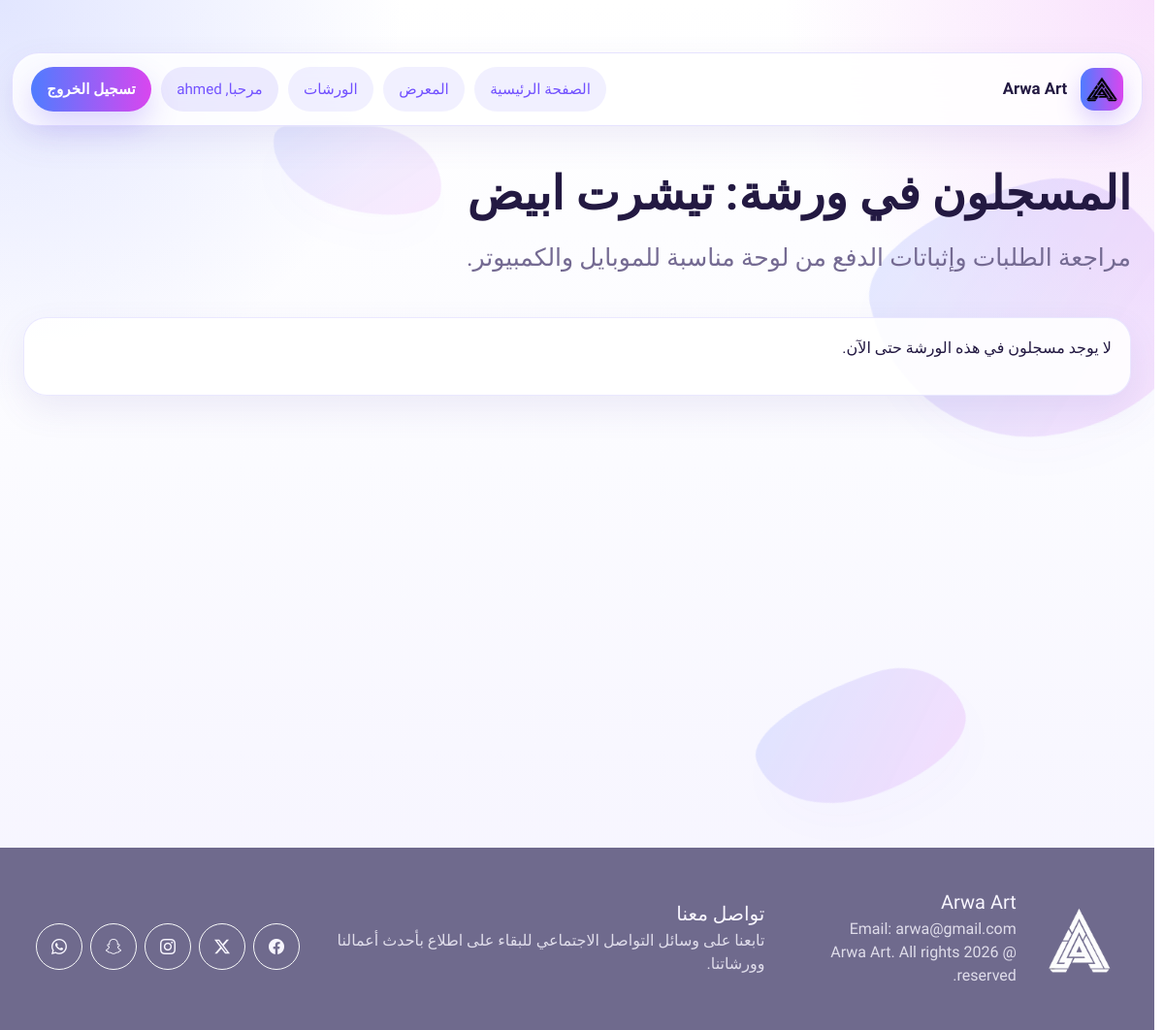
Page /workshop/1/registrations/ (signed in) on the earlier database version.
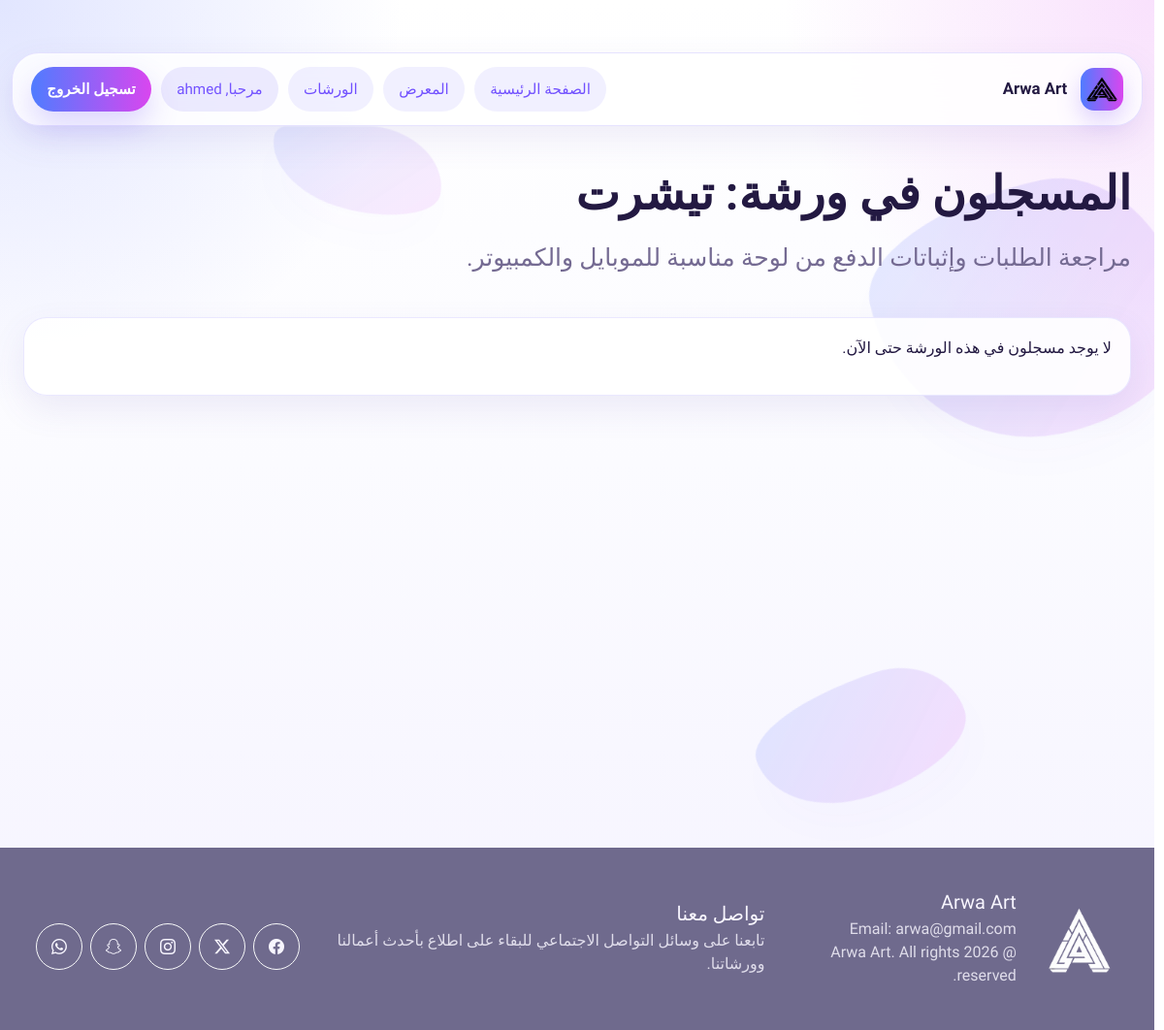
Same page on the later database version.
### workshop/models.py (models this page shows, shortened)
class Workshop(models.Model):
    STATUS_CHOICES = [
        ("open", "متاح للتسجيل"),
        ("closed", "مغلقة"),
        ("ended", "منتهية"),
        ("cancelled", "ملغية"),
    ]
    user = models.ForeignKey(
        settings.AUTH_USER_MODEL,
        on_delete=models.CASCADE,
        related_name="workshops"
    )
    title = models.CharField(max_length=200)
    image = models.ImageField(upload_to="workshops/")
    description = models.TextField()
    start_date = models.DateTimeField()
    end_date = models.DateTimeField(blank=True, null=True)
    deadline = models.DateTimeField()
    cost = models.DecimalField(max_digits=8, decimal_places=2)
    seats = models.PositiveIntegerField(blank=True, null=True)
    sessions = models.PositiveIntegerField()
    zoom_link = models.URLField(blank=True, null=True)
    status = models.CharField(max_length=20, choices=STATUS_CHOICES, default="open")
    created_at = models.DateTimeField(auto_now_add=True)

### workshop/views.py (the view)
# urls.py: path("<int:workshop_id>/registrations/", views.workshop_registrations, name="workshop_registrations"),
@login_required
def workshop_registrations(request, workshop_id):
    if not request.user.is_staff:
        return redirect("workshop_list")
    workshop = get_object_or_404(Workshop, id=workshop_id)
    registrations = workshop.registrations.select_related("user", "user__profile").order_by("-created_at")
    return render(request, "workshop/workshop_registrations.html", {
        "workshop": workshop,
        "registrations": registrations,
    })

### workshop/templates/workshop/workshop_registrations.html (shortened to what this page needs)
{% extends "accounts/layout.html" %}
{% block body %}
    <section class="stack">
        <div>
            <h1 class="page-title">المسجلون في ورشة: {{ workshop.title }}</h1>
            <p class="page-subtitle">مراجعة الطلبات وإثباتات الدفع من لوحة مناسبة للموبايل والكمبيوتر.</p>
        </div>
        {% if registrations %}
            <div class="card-grid">
                {% for registration in registrations %}
                    <article class="content-card stack">
                        <div class="stack">
                            <h2>{{ registration.user.username }}</h2>
                            <p><strong>البريد الإلكتروني:</strong> {{ registration.user.email }}</p>
                            <p><strong>الهاتف:</strong> {{ registration.user.profile.phone_number }}</p>
                            <p><strong>حالة الدفع:</strong> {{ registration.get_payment_status_display }}</p>
                            <p><strong>تاريخ التسجيل:</strong> {{ registration.created_at }}</p>
                        </div>
                        {% if registration.payment_proof %}
                            <div class="stack">
                                <a href="{{ registration.payment_proof.url }}" target="_blank">عرض إثبات الدفع</a>
                                <img src="{{ registration.payment_proof.url }}" alt="إثبات الدفع">
                            </div>
                        {% else %}
                            <p>لم يتم رفع إثبات دفع.</p>
                        {% endif %}
                        <div class="button-row">
                            <a class="button-link primary" href="{% url 'update_registration_status' registration.id 'confirmed' %}">قبول</a>
                            <a class="button-link secondary" href="{% url 'update_registration_status' registration.id 'rejected' %}">رفض</a>
                        </div>
                    </article>
                {% endfor %}
            </div>
        {% else %}
            <div class="content-card">
                <p>لا يوجد مسجلون في هذه الورشة حتى الآن.</p>
            </div>
        {% endif %}
    </section>
{% endblock %}

Differences in the rows shown:
changed Workshop: title "تيشرت ابيض" → "تيشرت"
